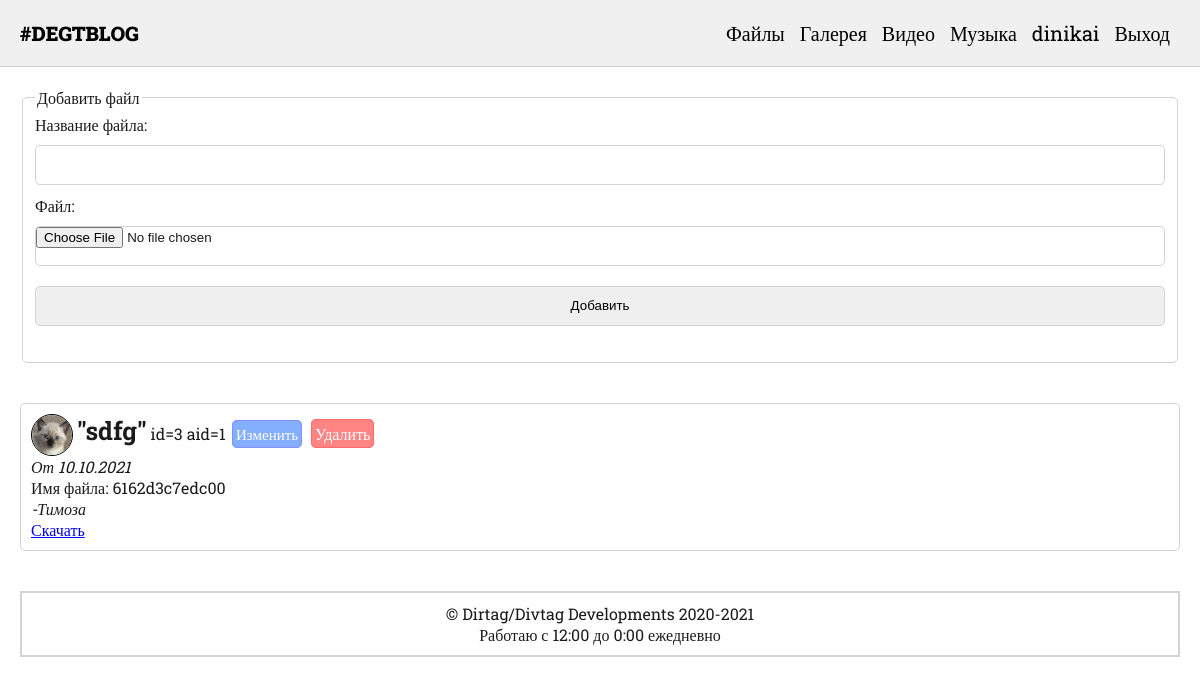
Screenshot of /files.php (signed in) with the database file from the repository.
### tables this page shows
CREATE TABLE `user` (
  `id` int UNSIGNED NOT NULL,
  `username` varchar(255) NOT NULL,
  `name` varchar(255) NOT NULL,
  `password` varchar(255) NOT NULL,
  `email` varchar(255) NOT NULL,
  `admin` tinyint(1) NOT NULL,
  `avatar_file` varchar(255) NOT NULL,
  `bg_file` varchar(255) NOT NULL,
  `invert_bg` tinyint(1) NOT NULL
);

CREATE TABLE `file` (
  `id` int NOT NULL,
  `name` varchar(255) NOT NULL,
  `filename` varchar(255) NOT NULL,
  `date` varchar(255) NOT NULL,
  `author_id` int UNSIGNED NOT NULL
);

### core/Util.php (called while the page is built)
<?php
class Util {
    public static function getUserData($id) {
        $dsn = "mysql:dbname=dirtagbase;host=localhost";
        $user = "admin";
        $password = "122572";
        $pdo = new \PDO($dsn, $user, $password);
        $sql = "SELECT * FROM user WHERE id=$id";
        $result = $pdo->query($sql);
        $rows = $result->fetch();
        return $rows;
    }
}

### files.php (the view, shortened to what this page needs)
<?php
include("template/header.php");
if(array_key_exists("userid", $_COOKIE)):
	$admin = Util::getUserData($_COOKIE["userid"])["admin"];
?>
<fieldset>
    <legend>Добавить файл</legend>
    <form method="POST" action="add_file.php" enctype="multipart/form-data">
	    <label>Название файла:<br><input type="text" name="name" required></label><br>
	    <label>Файл:<br><input type="file" name="file" required></label><br>
	    <input type="submit" value="Добавить">
    </form>
</fieldset>
<?php else: ?>
	<i>Внимание! Чтобы выкладывать файлы, надо войти</i>
<?php endif;
$sql = "SELECT * FROM `file` ORDER BY id DESC";
$result = $pdo->query($sql);
foreach($result as $row):
?>
<div class="post">
<img src="avatars/<?= Util::getUserData($row["author_id"])["avatar_file"]; ?>" class="avatar">
	<span class="post-title">"<?= trim($row["name"]); ?>"</span>
	<?php
				if(array_key_exists("userid", $_COOKIE)): if($admin == 1) {
					echo " id=" . $row["id"] . " aid=" . $row["author_id"];
				}
			?>
	<?php if($row["author_id"] == $_COOKIE["userid"] || $admin == 1): ?>
		<form method="POST" action="edit_file_form.php" class="like-form">
				<label><span class="blue">Изменить</span><input type="submit" class="like-input"></label>
			</form>
			<form method="POST" action="delete_file.php" class="like-form">
				<label><span class="warning">Удалить</span><input type="submit" class="like-input"></label>
			</form><?php endif; endif; ?><br>
	<span class="post-date">От <?= $row["date"]; ?></span><br>
	Имя файла: <?= $row["filename"]; ?><br>
	<div class="post-date">-<?= Util::getUserData($row["author_id"])["name"]; ?></div>
    <a href="files/<?= $row["filename"]; ?>" download>Скачать</a>
</div>
<?php
endforeach;
?>
<?php include("template/footer.php"); ?>

### template/header.php (shortened to what this page needs)
<?php
include("core/Util.php");
if(array_key_exists("userid", $_COOKIE)) {
    $admin = Util::getUserData($_COOKIE["userid"])["admin"];
	$username = Util::getUserData($_COOKIE["userid"])["username"];
}
?>
<html>
<head>
	<link rel="stylesheet" href="../main.css">
	<link rel="stylesheet" href="../icomoon/style.css">
</head>
<body>
	<div class="nav">
		<a class="logo" href="/">#DEGTBLOG</a>
		<span class="nav-list">
		<a href="files.php" class="nav-item">Файлы</a> <a href="gallery.php" class="nav-item">Галерея</a>
		<a href="video.php" class="nav-item">Видео</a> <a href="music.php" class="nav-item">Музыка</a>
		<?php if(isset($_COOKIE["userid"])): ?>
			<a href="view_user.php?id=<?= $_COOKIE["userid"] ?>" class="nav-item"><?= $username; ?></a> <a href="logout.php" class="nav-item">Выход</a>
		<?php else: ?>
			<a href="signin_form.php" class="nav-item">Вход</a>
		<?php endif; ?> </span> <button class="dropdown-btn-button"><img class="dropdown-btn" src="img/menu.png"></button>
	</div>
	<div class="container">
		<div class="content">

### main.css (style rules this page uses)
body { font-family: 'Roboto Slab', serif; color:rgb(27, 27, 27); padding: 0; margin: 0; max-width: 100%; max-height: 100%; background-repeat: cover; background: rgb(red, green, blue); }
.container { margin: 20px; }
textarea, input { width: 100%; margin-bottom: 10px; margin-top: 10px; border: 1px solid lightgray; border-radius: 5px; }
input { height: 40px; }
.logo { text-decoration: none; color: black; font-weight: 900; margin-right: 50px; }
.post { border: 1px solid lightgray; border-radius: 5px; padding: 10px; background: #fff; margin-bottom: 40px; margin-top: 40px; }
.post-title { font-size: 25px; font-weight: bold; }
.post-date { font-style: italic; }
.nav { border-bottom: lightgray solid 1px; padding: 20px; margin: 0; font-size: 20px; background: rgb(240, 240, 240); }
.nav-item { text-decoration: none; color: #000; margin-right: 10px; }
.nav-list { float: right; }
.like-form { display: inline; }
.warning { color: #fff; cursor: pointer; font-size: 16px; border: 1px solid rgb(255, 107, 107); padding: 3px; border-radius: 5px; background: rgb(255, 132, 132); }
.avatar { width: 40px; height: 40px; border-radius: 50%; border: #000 solid 1px; vertical-align: middle; }
fieldset { margin-bottom: 20px; }
.blue { color: #fff; cursor: pointer; font-size: 15px; border: 1px solid rgb(132, 144, 255); padding: 3px; border-radius: 5px; background: rgb(132, 175, 255); }
.blue, .warning { margin: 2.5px; }
fieldset { border: 1px solid lightgray; border-radius: 5px; }

### rows the page displays
user: username "dinikai"
file: author.avatar_file (picture), name "sdfg", id "3", author "1", date "10.10.2021", filename "6162d3c7edc00", author.name "Тимоза"
